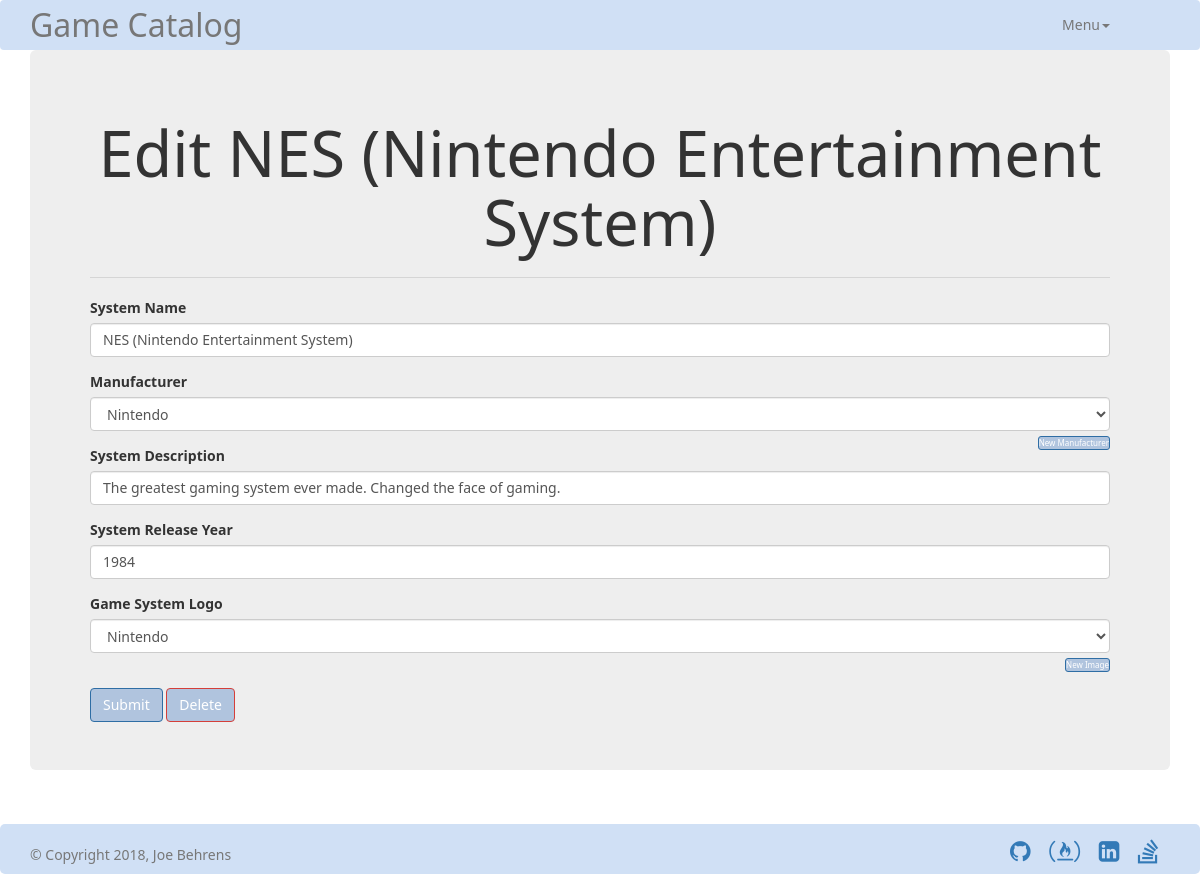
The app's page /system/2/edit with its own data.
### models.py (models this page shows)
class System(Base):
    __tablename__ = 'system'
    id = Column(Integer, primary_key=True)
    manufacturer_id = Column(Integer, ForeignKey('manufacturer.id'))
    name = Column(String(32))
    description = Column(String)
    year_released = Column(Integer)
    image_id = Column(Integer, ForeignKey('image.id'))
    image = relationship(Image)
    manufacturer = relationship(Manufacturer)

### views.py (the view, shortened to what this page needs)
@app.route('/system/<int:system_id>/edit', methods=['GET','POST'])
def editSystem(system_id):
    with session_scope() as session:
        system = session.query(System).filter_by(id=system_id).first()
        if request.method == 'GET':
            manufacturers = session.query(Manufacturer).order_by(Manufacturer.name).all()
            images = session.query(Image).order_by(Image.alt_text).all()
            return render_template('edit-system.html', system=system, manufacturers=manufacturers, images=images)

### views.py (called while the page is built)
@contextmanager
def session_scope():
    engine = create_engine('sqlite:///data/games.db')
    Base.metadata.bind = engine
    DBSession = sessionmaker(bind=engine)
    session = DBSession()
    try:
        yield session
        session.commit()
    except:  # noqa: E722
        session.rollback()
        raise
    finally:
        session.close()

### templates/edit-system.html (shortened to what this page needs)
{% extends "main.html" %}
{% block content %}
<h1 class="page_title">Edit {{system.name}}</h1>
<hr>
<form method="POST" action="#" autocomplete="off">
<div class="form-group new_system">
        <label for="system_name">System Name</label>
        <input class="form-control" name="system_name" value="{{system.name}}" required>
    </div>
    <div class="form-group new_system">
        <label for="manufacturer">Manufacturer</label>
        <select class="form-control" name="manufacturer" required>
            {% for manufacturer in manufacturers %}
                {% if manufacturer.id == system.manufacturer_id %}
                    <option value={{manufacturer.id}} selected>{{manufacturer.name}}</option>
                {% else %}
                    <option value={{manufacturer.id}}>{{manufacturer.name}}</option>
                {% endif %}
            {% endfor %}
        </select>
        <a class="btn btn-primary btn-sm" href="{{ url_for('newManufacturer') }}">New Manufacturer</a>
    </div>
    <div class="form-group new_system">
        <label for="system_description">System Description</label>
        <input class="form-control" name="system_description" value="{{system.description}}" required>
    </div>
    <div class="form-group new_system">
        <label for="system_release_year">System Release Year</label>
        <input class="form-control" name="system_release_year" value="{{system.year_released}}">
    </div>
    <div class="form-group new_system" id="system_image_drop_down">
        <label for="image">Game System Logo</label>
        <select class="form-control" name="system_image" required>
            {% for image in images %}
                {% if image.id == system.image_id %}
                    <option value={{image.id}} selected>{{image.alt_text}}</option>
                {% else %}
                    <option value={{image.id}}>{{image.alt_text}}</option>
                {% endif %}
            {% endfor %}
        </select>
        <a class="btn btn-primary btn-sm" href="{{ url_for('newImage') }}">New Image</a>
    </div>
    <br>
    <button type="submit" class="btn btn-primary">Submit</button>
    <a href="{{ url_for('deleteSystem', system_id=system.id) }}" class="btn btn-danger">Delete</a>
</form>
{% endblock %}

### templates/main.html (shortened to what this page needs)
<!DOCTYPE html>
<html lang="en">
	<head>
		<link rel="stylesheet" href="https://maxcdn.bootstrapcdn.com/font-awesome/4.7.0/css/font-awesome.min.css">
		<link rel="stylesheet" href="//netdna.bootstrapcdn.com/bootstrap/3.1.1/css/bootstrap.min.css">
		<link rel=stylesheet type=text/css href="{{ url_for('static', filename='css/main.css') }}">
	</head>
	<body>
		{% include "header.html" %}
		<main class="container">
			<div class="jumbotron">
			{% block content %}
			{% endblock %}
			</div>
		</main>
		{% include "footer.html" %}
	</body>
</html>

### templates/header.html (shortened to what this page needs)
<nav class="navbar navbar-default">
    <div class="container">
      <div class="navbar-header">
        <a class="navbar-brand" href="{{ url_for('default') }}">Game Catalog</a>
      </div>
      <div class="collapse navbar-collapse" id="bs-example-navbar-collapse-1">
        <div class="collapse navbar-collapse">
            <ul class="nav navbar-nav navbar-right">
                <li class="dropdown">
                  <a href="#" class="dropdown-toggle" data-toggle="dropdown" role="button" aria-haspopup="true" aria-expanded="false">Menu<span class="caret"></span></a>
                </li>
              </ul>
        </div>
      </div>
    </div>
  </nav>

### templates/footer.html
<footer class="footer">
  <div class="container">
    <span class="text-muted">&copy; Copyright 2018, Joe Behrens</span>
    <a href="https://github.com/joseph-behrens" target="_blank"><i class="fa fa-github social-lead"></i></a>
    <a href="https://www.freecodecamp.org/joseph-behrens" target="_blank"><i class="fa fa-free-code-camp social"></i></a>
    <a href="https://www.linkedin.com/in/joe-behrens/" target="_blank"><i class="fa fa-linkedin-square social"></i></a>
    <a href="https://sitecore.stackexchange.com/users/1270/joe-behrens" target="_blank"><i class="fa fa-stack-overflow social"></i></a>
  </div>
</footer>

### static/css/main.css (style rules this page uses)
html { position: relative; min-height: 100%; }
body { margin-bottom: 50px; font-family: 'Segoe UI', Tahoma, Geneva, Verdana, sans-serif; background-image: url("https://images3.alphacoders.com/239/thumb-1920-239007.jpg"); }
h1 { font-weight: lighter; }
.jumbotron { margin-top: 50px; }
.navbar { width: 100%; position: fixed; background-color: rgb(208, 224, 245); border: none; z-index: 1; }
.navbar-brand { font-size: 32px; }
.btn { background-color: lightsteelblue; }
.footer { position: absolute; bottom: 0; height: 50px; line-height: 50px; background-color: rgb(208, 224, 245); border-radius: 5px; border-color: black; width: 100%; }
.social-lead { margin-left: 68%; padding-top: 15px; font-size: 24px; }
.social { padding-left: 15px; padding-top: 15px; font-size: 24px; }
.btn-sm { font-size: 8px; float: right; margin-top: 5px; padding: 0; align-items: right; }
.page_title { text-align: center; }

### records on screen
System: name "NES (Nintendo Entertainment System)", system_name "NES (Nintendo Entertainment System)", system_description "The greatest gaming system ever made. Changed the face of gaming.", system_release_year "1984"

### other values on screen
form field manufacturer "Nintendo"
form field system_image "Nintendo"
